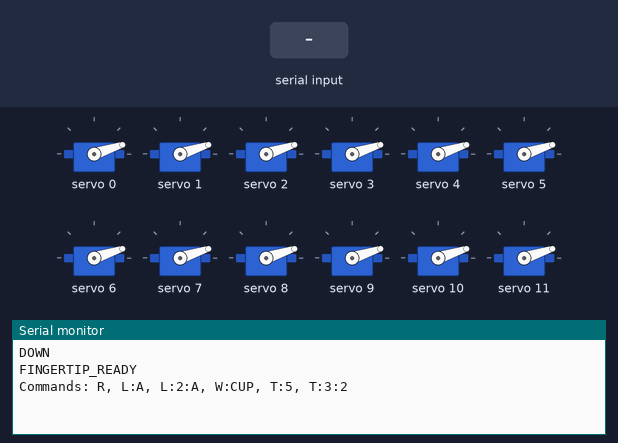
The sketch below on a simulated Arduino Nano, built with avr-gcc and run on an emulated ATmega328P. On the bench: 12 × servo, the last lines printed to the serial monitor. The test bench sets the inputs (shaded band).

Above: at 2.4 s.
2.5 s: ":\n" received over Serial
At 3.7 s:
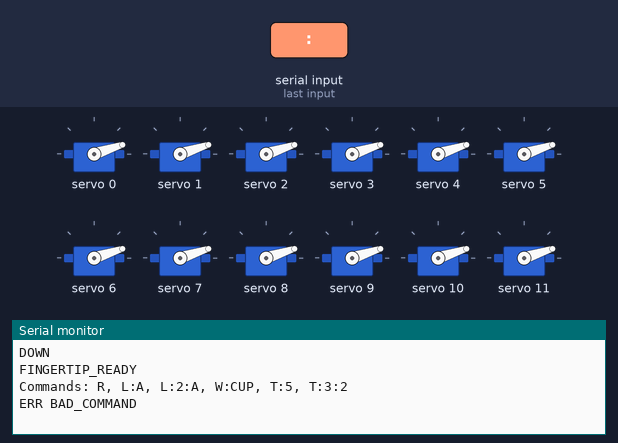
4.0 s: "L:45\n" received over Serial
At 5.5 s:
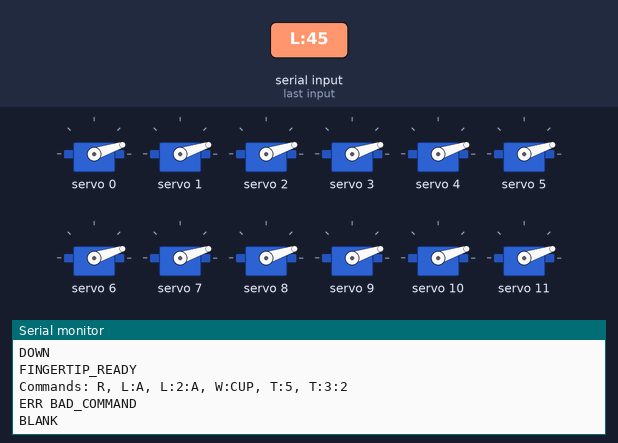
5.8 s: "W:45\n" received over Serial
At 8.2 s:
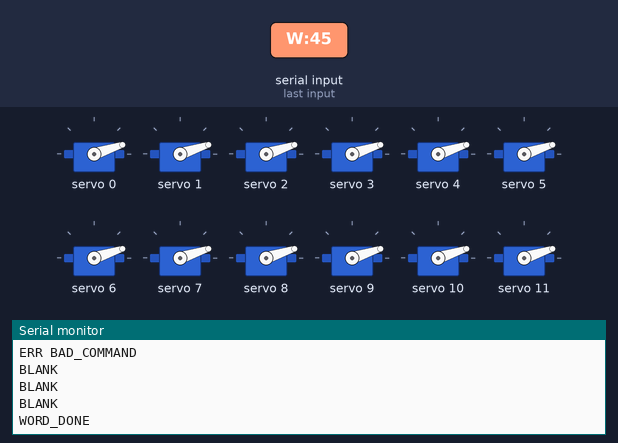

The sketch:

fingertip_24_servo.ino
```cpp
/*
  Fingertip main firmware: 4 braille cells, 24 SG90 servos.

  Hardware:
    Arduino Nano
    PCA9685 #1 at address 0x40
    PCA9685 #2 at address 0x60, based on the live I2C scan

  Wiring:
    Nano A4 SDA -> both PCA9685 SDA
    Nano A5 SCL -> both PCA9685 SCL
    Nano 5V     -> both PCA9685 VCC
    Nano GND    -> both PCA9685 GND
    5V 5A +     -> both PCA9685 V+ screw terminals
    5V 5A -     -> both PCA9685 GND screw terminals

  Channel map from the build guide images:
    Cell 1 dots 1-6 -> board 0x40 channels 0-5
    Cell 2 dots 1-6 -> board 0x40 channels 6-11
    Cell 3 dots 1-6 -> board 0x41 channels 0-5
    Cell 4 dots 1-6 -> board 0x41 channels 6-11

  Serial commands, 9600 baud, newline optional:
    R          lower all pins
    L:A        show letter A on cell 1
    L:2:A      show letter A on cell 2
    W:CUP      show up to 4 letters across cells 1-4
    T:5        test global servo 5
    T:3:2      test cell 3 dot 2
*/

#include <Wire.h>
#include <Adafruit_PWMServoDriver.h>
#include <ctype.h>
#include <stdlib.h>
#include <string.h>

Adafruit_PWMServoDriver pwm0 = Adafruit_PWMServoDriver(0x40);
Adafruit_PWMServoDriver pwm1 = Adafruit_PWMServoDriver(0x60);

const int SERVO_FREQ_HZ = 50;
const int SERVO_DOWN_ANGLE = 0;
const int SERVO_UP_ANGLE = 60;
const int SERVO_MIN_PULSE = 150;  // about 0 degrees at 50 Hz
const int SERVO_90_PULSE = 400;   // about 90 degrees at 50 Hz
const int WRITE_GAP_MS = 50;
const int TEST_HOLD_MS = 450;

struct ServoRef {
  byte board;
  byte channel;
};

const ServoRef CELL_DOTS[4][6] = {
  {{0, 0}, {0, 1}, {0, 2}, {0, 3}, {0, 4}, {0, 5}},
  {{0, 6}, {0, 7}, {0, 8}, {0, 9}, {0, 10}, {0, 11}},
  {{1, 0}, {1, 1}, {1, 2}, {1, 3}, {1, 4}, {1, 5}},
  {{1, 6}, {1, 7}, {1, 8}, {1, 9}, {1, 10}, {1, 11}},
};

const byte BRAILLE[26][6] = {
  {1, 0, 0, 0, 0, 0},  // A: 1
  {1, 1, 0, 0, 0, 0},  // B: 1,2
  {1, 0, 0, 1, 0, 0},  // C: 1,4
  {1, 0, 0, 1, 1, 0},  // D: 1,4,5
  {1, 0, 0, 0, 1, 0},  // E: 1,5
  {1, 1, 0, 1, 0, 0},  // F: 1,2,4
  {1, 1, 0, 1, 1, 0},  // G: 1,2,4,5
  {1, 1, 0, 0, 1, 0},  // H: 1,2,5
  {0, 1, 0, 1, 0, 0},  // I: 2,4
  {0, 1, 0, 1, 1, 0},  // J: 2,4,5
  {1, 0, 1, 0, 0, 0},  // K: 1,3
  {1, 1, 1, 0, 0, 0},  // L: 1,2,3
  {1, 0, 1, 1, 0, 0},  // M: 1,3,4
  {1, 0, 1, 1, 1, 0},  // N: 1,3,4,5
  {1, 0, 1, 0, 1, 0},  // O: 1,3,5
  {1, 1, 1, 1, 0, 0},  // P: 1,2,3,4
  {1, 1, 1, 1, 1, 0},  // Q: 1,2,3,4,5
  {1, 1, 1, 0, 1, 0},  // R: 1,2,3,5
  {0, 1, 1, 1, 0, 0},  // S: 2,3,4
  {0, 1, 1, 1, 1, 0},  // T: 2,3,4,5
  {1, 0, 1, 0, 0, 1},  // U: 1,3,6
  {1, 1, 1, 0, 0, 1},  // V: 1,2,3,6
  {0, 1, 0, 1, 1, 1},  // W: 2,4,5,6
  {1, 0, 1, 1, 0, 1},  // X: 1,3,4,6
  {1, 0, 1, 1, 1, 1},  // Y: 1,3,4,5,6
  {1, 0, 1, 0, 1, 1},  // Z: 1,3,5,6
};

char lineBuffer[48];
byte lineLength = 0;

int angleToPulse(int angle) {
  angle = constrain(angle, 0, 90);
  return map(angle, 0, 90, SERVO_MIN_PULSE, SERVO_90_PULSE);
}

void setPwm(byte board, byte channel, int pulse) {
  if (board == 0) {
    pwm0.setPWM(channel, 0, pulse);
  } else {
    pwm1.setPWM(channel, 0, pulse);
  }
}

void writeServo(ServoRef servo, int angle) {
  setPwm(servo.board, servo.channel, angleToPulse(angle));
}

void setCellBlank(byte cellIndex) {
  for (byte dot = 0; dot < 6; dot++) {
    writeServo(CELL_DOTS[cellIndex][dot], SERVO_DOWN_ANGLE);
    delay(WRITE_GAP_MS);
  }
}

void lowerAll() {
  for (byte cell = 0; cell < 4; cell++) {
    setCellBlank(cell);
  }
  Serial.println("DOWN");
}

bool isLetter(char letter) {
  letter = toupper(letter);
  return letter >= 'A' && letter <= 'Z';
}

void showLetter(byte cellIndex, char letter) {
  letter = toupper(letter);

  if (cellIndex >= 4) {
    Serial.println("ERR BAD_CELL");
    return;
  }

  if (!isLetter(letter)) {
    setCellBlank(cellIndex);
    Serial.println("BLANK");
    return;
  }

  byte letterIndex = letter - 'A';

  for (byte dot = 0; dot < 6; dot++) {
    int angle = BRAILLE[letterIndex][dot] ? SERVO_UP_ANGLE : SERVO_DOWN_ANGLE;
    writeServo(CELL_DOTS[cellIndex][dot], angle);
    delay(WRITE_GAP_MS);
  }

  Serial.print("CELL ");
  Serial.print(cellIndex + 1);
  Serial.print(" LETTER ");
  Serial.println(letter);
}

void showWord(const char *word) {
  for (byte cell = 0; cell < 4; cell++) {
    char letter = word[cell];
    if (letter == '\0') {
      setCellBlank(cell);
    } else {
      showLetter(cell, letter);
    }
  }
  Serial.println("WORD_DONE");
}

ServoRef globalChannelToServo(byte globalChannel) {
  if (globalChannel < 12) {
    return ServoRef{0, globalChannel};
  }

  return ServoRef{1, byte(globalChannel - 12)};
}

void testServo(ServoRef servo) {
  writeServo(servo, SERVO_DOWN_ANGLE);
  delay(TEST_HOLD_MS);
  writeServo(servo, SERVO_UP_ANGLE);
  delay(TEST_HOLD_MS);
  writeServo(servo, SERVO_DOWN_ANGLE);
  delay(TEST_HOLD_MS);
  Serial.println("TEST_DONE");
}

void handleTestCommand(const char *argument) {
  char *colon = strchr(argument, ':');

  if (colon != NULL) {
    int cell = argument[0] - '1';
    int dot = colon[1] - '1';

    if (cell < 0 || cell > 3 || dot < 0 || dot > 5) {
      Serial.println("ERR TEST_USE_T_CELL_DOT");
      return;
    }

    testServo(CELL_DOTS[cell][dot]);
    return;
  }

  int globalChannel = atoi(argument);
  if (globalChannel < 0 || globalChannel > 23) {
    Serial.println("ERR TEST_RANGE_0_23");
    return;
  }

  testServo(globalChannelToServo(byte(globalChannel)));
}

void handleLetterCommand(const char *argument) {
  if (argument[0] >= '1' && argument[0] <= '4' && argument[1] == ':') {
    showLetter(byte(argument[0] - '1'), argument[2]);
    return;
  }

  showLetter(0, argument[0]);
}

void handleCommand(char *command) {
  if (command[0] == '\0') {
    return;
  }

  command[0] = toupper(command[0]);

  if (strcmp(command, "R") == 0) {
    lowerAll();
    return;
  }

  if (strcmp(command, "S") == 0) {
    Serial.println("FINGERTIP_READY");
    return;
  }

  if (command[1] != ':') {
    Serial.println("ERR BAD_COMMAND");
    return;
  }

  if (command[0] == 'L') {
    handleLetterCommand(command + 2);
  } else if (command[0] == 'W') {
    showWord(command + 2);
  } else if (command[0] == 'T') {
    handleTestCommand(command + 2);
  } else {
    Serial.println("ERR BAD_COMMAND");
  }
}

void readSerial() {
  while (Serial.available()) {
    char c = Serial.read();

    if (c == '\n' || c == '\r') {
      if (lineLength > 0) {
        lineBuffer[lineLength] = '\0';
        handleCommand(lineBuffer);
        lineLength = 0;
      }
      continue;
    }

    if (c == ' ' || c == '\t') {
      continue;
    }

    if (lineLength < sizeof(lineBuffer) - 1) {
      lineBuffer[lineLength++] = c;
    } else {
      lineLength = 0;
      Serial.println("ERR LINE_TOO_LONG");
    }
  }
}

void setup() {
  Serial.begin(9600);
  Wire.begin();

  pwm0.begin();
  pwm1.begin();
  pwm0.setPWMFreq(SERVO_FREQ_HZ);
  pwm1.setPWMFreq(SERVO_FREQ_HZ);
  delay(10);

  lowerAll();
  Serial.println("FINGERTIP_READY");
  Serial.println("Commands: R, L:A, L:2:A, W:CUP, T:5, T:3:2");
}

void loop() {
  readSerial();
}
```

Measured:
- after the input at 2.5 s, the serial monitor: prints a new line at once (image 1)
- after the input at 4.0 s, the serial monitor: prints a new line after 0.31 s (image 2)
- after the input at 5.8 s, the serial monitor: prints a new line after 1.2 s (image 3)
